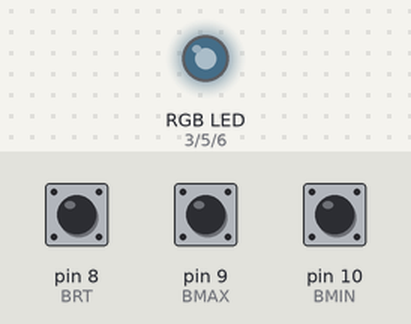
Recording of a sketch running on a simulated Arduino Uno, built with avr-gcc and run on an emulated ATmega328P. Parts: an RGB LED mixed from three pins (HIGH = lit). The inputs (shaded band) are chosen by the test bench; at power-on: pin 9 (BMAX) HIGH, pin 8 (BRT) HIGH, pin 10 (BMIN) HIGH. Dim RGB values are drawn brighter than linear.

Above: at 2.8 s.
2.9 s: pin 9 (BMAX) pulled LOW for 1.2 s
At 5.7 s:
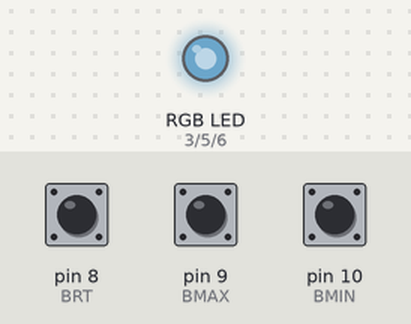
8.2 s: pin 8 (BRT) pulled LOW for 1.2 s
At 10.8 s:
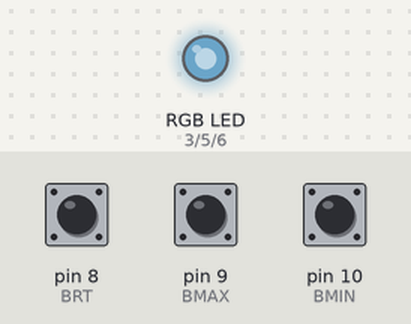
13.5 s: pin 10 (BMIN) pulled LOW for 1.2 s
At 15.9 s:
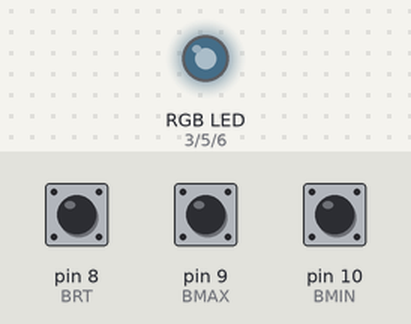
Timing chart, 0 to 17.4 s (numbered marks = the images above; inputs shaded):
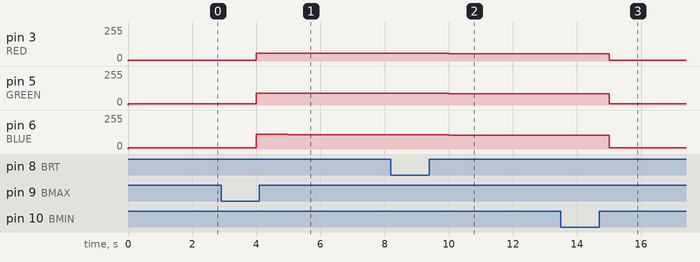

Measured:
- after the input at 2.9 s, pin 3 (RED): 5/255 → 57/255 after 1.1 s; pin 5 (GREEN): 8/255 → 88/255 after 1.1 s, → 89/255 3.0 s later; pin 6 (BLUE): 10/255 → 109/255 after 1.1 s, → 108/255 1.0 s later
- after the input at 8.2 s, pin 3 (RED): 57/255 → 54/255 after 1.8 s, → 55/255 2.0 s later; pin 5 (GREEN): 89/255 → 84/255 after 1.8 s; pin 6 (BLUE): 108/255 → 102/255 after 1.8 s
- after the input at 13.5 s, pin 3 (RED): 55/255 → 5/255 after 1.5 s; pin 5 (GREEN): 84/255 → 8/255 after 1.5 s

The sketch:

led_light.ino
```cpp
/****************************************************************
  RGB LED light -  V.01
    Initial version V.01 on Jul.22,2021   (c) Yoshiji Kanamoto
  Function:
    Simple LED light

  Pin connections:
    Arduino:
      3: Red
      5: Green
      6: Blue

  Revisions:
    V01: Initial version 2021/07/22

  Usage:
    Connect 5V.

  Note:
    Nothing.

  Remarks:
    Nothing.
  **************************************************************/


// for arduino Uno pin
#define RED   3
#define GREEN 5
#define BLUE  6

#define BRT   8   // brightness change.
#define BMAX  9   // brightness to max
#define BMIN 10   // brightness to min
const int delayTime= 1000;
float brightness= 0.1;
float r,g,b;

// frequency factor
float tr=5;
float tg=7;
float tb=11;

// phase shift factor
float pr=0;
float pg=0.6;
float pb=1.2;

float t=0;

int f_pressed= HIGH;
int f_direction=1;


void setup() {
  pinMode(GREEN, OUTPUT);
  pinMode(BLUE, OUTPUT);
  pinMode(RED, OUTPUT);
  pinMode(BRT, INPUT_PULLUP);
  pinMode(BMAX, INPUT_PULLUP);
  pinMode(BMIN, INPUT_PULLUP);

  Serial.begin(115200);
}


void loop() {
  r=sin(t*tr+pr)*0.5+0.5;
  g=sin(t*tg+pg)*0.5+0.5;
  b=sin(t*tb+pb)*0.5+0.5;

  // normalize each color value
  float v=r+g+b;
  r= r/v;
  g= g/v;
  b= b/v;

  analogWrite(RED,   r * 255 * brightness);
  analogWrite(GREEN, g * 255 * brightness);
  analogWrite(BLUE,  b * 255 * brightness);

  t=t+0.001;

  f_pressed=!digitalRead(BRT);
  if(f_pressed){
    //brightness= brightness+0.05*f_direction;
    if(brightness >= 1){
      f_direction= -1;
    }else if(brightness<= 0.1){
      f_direction= 1;
    }
    brightness= brightness+0.05*f_direction;
  }


  if(!digitalRead(BMAX)){
    brightness=1.0;
  }

  if(!digitalRead(BMIN)){
    brightness=0.1;
  }

  delay(delayTime);
  //Serial.println(String(r) +"," + String(g) + "," + String(b));
}
```
